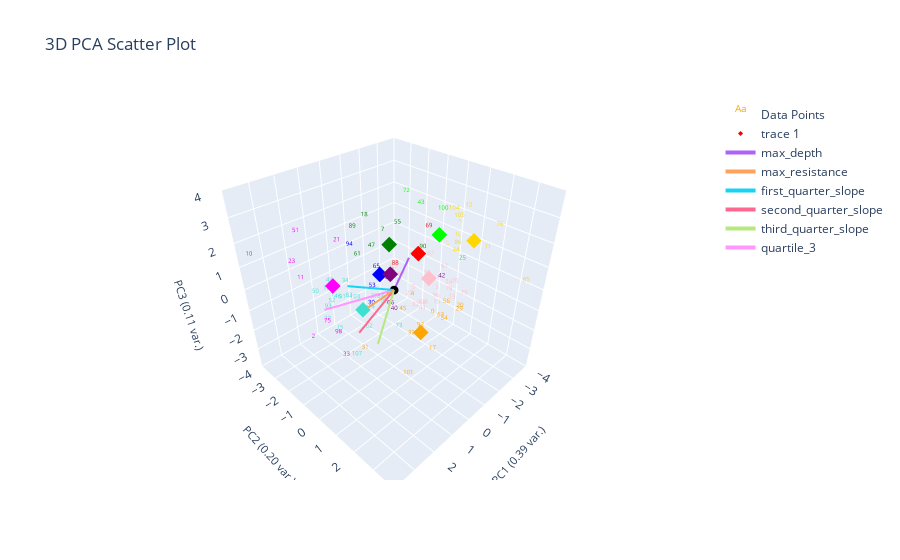

Write notebook code for a chart like this one.
### Markdown cell above
# Plot Un-corrected Labeling

### Code cell
plotting.plot_clusters_seperately(pseudo_labeled_data[f'pseudo_{ylabel_name}_nums'],
                                  curve_data, ylabel_name, cluster_category_names=list(ylabel_to_cluster_num.keys()),
                                  pseudo_corrections=marions_labeled_data)
plotting.plot_pca(pseudo_labeled_data, pseudo_labeled_data[f'pseudo_{ylabel_name}_nums'], graph_title="Clustering Un-corrected Pseudo Labeled Data", num_pc=3, ylabel_name=ylabel_name, centroids=label_centroids)

### Figure 1 — Plotly figure (JSON) as saved in the notebook; plotly's stock layout.template omitted (floating-point values rounded to 4 significant figures)
{"data": [{"mode": "text", "name": "Data Points", "text": ["0", "1", "2", "3", "4", "5", "6", "7", "8", "9", "10", "11", "12", "13", "14", "15", "16", "17", "18", "19", "20", "21", "22", "23", "24", "25", "26", "27", "28", "29", "30", "31", "32", "33", "34", "35", "36", "37", "38", "39", "40", "41", "42", "43", "44", "45", "46", "47", "48", "49", "50", "51", "52", "53", "54", "55", "56", "57", "58", "59", "60", "61", "62", "63", "64", "65", "66", "67", "68", "69", "70", "71", "72", "73", "74", "75", "76", "77", "78", "79", "80", "81", "82", "83", "84", "85", "86", "87", "88", "89", "90", "91", "92", "93", "94", "95", "96", "97", "98", "99", "100", "101", "102", "103", "104", "105", "106", "107", "108", "109"], "textfont": {"color": ["orange", "turquoise", "magenta", "pink", "orange", "pink", "magenta", "green", "turquoise", "orange", "magenta", "magenta", "gold", "pink", "pink", "turquoise", "turquoise", "orange", "green", "pink", "orange", "magenta", "turquoise", "magenta", "pink", "lime", "purple", "pink", "turquoise", "orange", "blue", "orange", "pink", "magenta", "turquoise", "red", "green", "turquoise", "pink", "orange", "purple", "pink", "purple", "lime", "gold", "orange", "turquoise", "green", "gold", "turquoise", "turquoise", "magenta", "turquoise", "blue", "orange", "green", "orange", "gold", "turquoise", "turquoise", "turquoise", "green", "turquoise", "orange", "blue", "blue", "purple", "pink", "magenta", "red", "pink", "gold", "lime", "turquoise", "gold", "magenta", "gold", "turquoise", "pink", "pink", "pink", "purple", "turquoise", "turquoise", "magenta", "gold", "gold", "pink", "red", "green", "green", "turquoise", "orange", "turquoise", "blue", "pink", "pink", "pink", "magenta", "magenta", "lime", "orange", "magenta", "turquoise", "gold", "gold", "magenta", "turquoise", "pink", "gold"], "size": 6}, "type": "scatter3d", "x": [-0.3951, 1.594, 3.97, -1.047, 0.01266, -1.36, 7.305, -1.495, 0.4472, -2.047, 3.834, 2.552, -1.69, -1.617, -1.602, 3.049, 1.641, 1.152, -0.8075, -1.197, -1.139, 2.567, 2.524, 2.259, -2.782, -1.01, 0.1137, -0.82, 0.0736, -1.183, -0.1148, 2.891, -1.061, 3.466, 1.983, -1.179, -0.8482, 0.04147, -2.99, 0.4876, 0.1589, -1.581, -0.6295, -3.608, -2.04, 0.1457, 1.606, -0.755, -3.928, 1.536, 2.204, 2.213, 1.792, -0.4865, -0.3669, -2.038, -0.9684, -3.922, 0.6271, 0.5177, -0.2925, -0.3158, 1.501, -0.4442, -0.531, -1.905, 0.3991, -1.498, 6.444, -3.19, -1.776, -2.517, -0.8711, 0.5442, -3.905, 3.266, -3.104, 1.737, -2.906, -2.279, -4.513, 0.293, 0.8697, 0.6785, 4.176, -2.77, -2.507, -2.297, -1.404, 0.154, -2.491, 1.511, 0.569, 2.508, 0.8911, -1.943, -2.24, -3.081, 3.203, 4.447, -0.6885, 2.236, 5.11, 1.879, -2.037, -1.725, 7.469, 2.63, -1.474, -3.868], "y": [1.632, -1.844, 0.2656, 1.214, 0.9637, -0.2168, -0.05865, -2.168, -0.7372, 4.201, -3.443, -2.377, 1.859, 1.569, 0.06274, 0.4999, -2.063, 2.972, -2.479, 1.165, 2.304, 0.03677, -0.9372, -3.322, 0.4755, 2.286, -0.1827, 0.03562, -0.5536, 2.254, -1.46, 1.532, 0.1712, 1.286, -0.4084, -0.03902, -1.004, -1.097, -0.9211, 1.391, 0.1616, 0.07484, 1.746, -1.972, 1.236, 0.6079, -1.457, -2.067, 0.03957, -1.989, -2.014, -2.84, -1.589, -1.793, 2.211, -1.836, 1.796, -0.5064, -1.307, 0.004962, -1.059, -2.488, 0.1989, 1.973, -4.891, -3.052, 0.2179, 0.4725, -0.03207, -1.108, 1.51, 2.265, -0.2603, 0.808, 0.8429, 0.1256, 2.298, 0.2635, 0.4266, 1.645, -2.509, -0.02546, -1.685, -0.03226, 2.982, 3.873, 0.9612, -1.858, -1.337, -2.104, -0.7916, -1.306, 1.895, -0.8397, -1.424, -1.985, 0.2686, -0.039, 0.6071, -0.5039, 1.569, 2.876, 2.341, -0.0533, 0.997, 1.483, 4.073, 0.7896, 0.2052, 0.04283], "z": [-0.7089, -0.7076, -0.02764, -0.1313, -0.01319, -1.021, 0.4477, 0.8481, -1.317, 0.7351, 1.429, 0.3028, 3.253, -0.7191, -1.818, -0.07882, -0.4846, -0.6204, 1.659, -0.9505, -0.4555, 2.913, -0.8304, 0.4611, -1.13, 1.65, -0.5835, -0.9261, -1.019, -0.6741, -1.83, -0.3919, -1.556, -0.4754, 0.8601, 0.7106, -0.3343, -1.218, -1.416, -1.342, -1.075, -2.066, 0.844, 1.42, 1.085, -0.8355, -0.5871, 0.4416, 1.178, -0.1177, -0.322, 1.977, -0.7571, -1.3, -0.6763, 1.114, -0.4549, -0.113, -1.695, -0.6051, -0.3332, 0.03892, -1.132, -0.6949, 4.052, -1.577, -0.6343, 0.8289, 0.6449, 0.7823, -0.07069, 1.433, 3.37, -1.323, 0.6043, 0.1269, 2.162, -0.107, -1.573, -0.8194, -0.6245, 0.3528, -1.043, -0.312, 0.3348, 0.6638, 1.102, -1.629, -0.3818, 1.65, 0.1864, -0.5701, -0.6034, -0.221, 1.448, -1.097, -1.666, -0.7282, -0.09281, 0.8264, 3.388, -1.053, 0.2509, 0.2949, 2.731, 2.725, 0.8149, -1.364, -1.63, 0.5253]}, {"marker": {"color": ["red", "gold", "blue", "green", "purple", "pink", "turquoise", "orange", "lime", "magenta"], "size": 4, "symbol": "diamond"}, "mode": "markers", "type": "scatter3d", "x": [-1.871, -3.223, -0.1756, -1.168, 0.01982, -1.838, 1.498, 0.569, -2.309, 2.573], "y": [-0.5037, 1.152, -0.9604, -1.448, -0.1852, 0.1395, -0.09839, 1.895, 0.157, -0.312], "z": [0.6009, 1.306, 0.1798, 0.9183, 0.6416, -0.2714, -0.173, -0.6034, 1.535, 1.299]}, {"marker": {"color": "black", "size": 3}, "mode": "markers", "name": "Origin", "showlegend": false, "type": "scatter3d", "x": [0], "y": [0], "z": [0]}, {"line": {"width": 4}, "mode": "lines+text", "name": "max_depth", "textposition": "top center", "type": "scatter3d", "x": [0, -2.329], "y": [0, -1.423], "z": [0, -0.1887]}, {"line": {"width": 4}, "mode": "lines+text", "name": "max_resistance", "textposition": "top center", "type": "scatter3d", "x": [0, 2.124], "y": [0, 0.9001], "z": [0, 0.7966]}, {"line": {"width": 4}, "mode": "lines+text", "name": "first_quarter_slope", "textposition": "top center", "type": "scatter3d", "x": [0, 2.36], "y": [0, 0.2075], "z": [0, 1.439]}, {"line": {"width": 4}, "mode": "lines+text", "name": "second_quarter_slope", "textposition": "top center", "type": "scatter3d", "x": [0, 2.385], "y": [0, 0.7026], "z": [0, -0.2479]}, {"line": {"width": 4}, "mode": "lines+text", "name": "third_quarter_slope", "textposition": "top center", "type": "scatter3d", "x": [0, 2.161], "y": [0, 1.391], "z": [0, -0.4658]}, {"line": {"width": 4}, "mode": "lines+text", "name": "quartile_3", "textposition": "top center", "type": "scatter3d", "x": [0, 2.539], "y": [0, -0.9878], "z": [0, -0.09912]}], "layout": {"autosize": true, "scene": {"aspectmode": "cube", "xaxis": {"range": [-4, 4], "title": {"font": {"size": 11}, "text": "PC1 (0.39 var.)"}}, "yaxis": {"range": [-4, 4], "title": {"font": {"size": 11}, "text": "PC2 (0.20 var.)"}}, "zaxis": {"range": [-4, 4], "title": {"font": {"size": 11}, "text": "PC3 (0.11 var.)"}}}, "title": {"text": "3D PCA Scatter Plot"}}}
